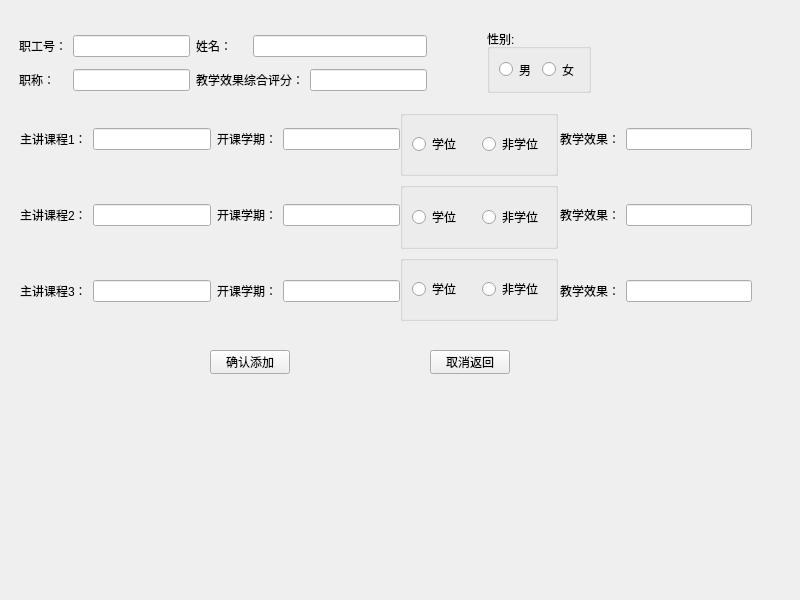
<?xml version="1.0" encoding="UTF-8"?>
<ui version="4.0">
 <class>one_insert</class>
 <widget class="QMainWindow" name="one_insert">
  <property name="geometry">
   <rect>
    <x>0</x>
    <y>0</y>
    <width>800</width>
    <height>600</height>
   </rect>
  </property>
  <property name="windowTitle">
   <string>MainWindow</string>
  </property>
  <widget class="QWidget" name="centralwidget">
   <widget class="QGroupBox" name="groupBox">
    <property name="geometry">
     <rect>
      <x>487</x>
      <y>29</y>
      <width>104</width>
      <height>64</height>
     </rect>
    </property>
    <property name="title">
     <string>性别:</string>
    </property>
    <layout class="QGridLayout" name="gridLayout">
     <item row="0" column="1">
      <widget class="QRadioButton" name="woman">
       <property name="text">
        <string>女</string>
       </property>
      </widget>
     </item>
     <item row="0" column="0">
      <widget class="QRadioButton" name="man">
       <property name="text">
        <string>男</string>
       </property>
      </widget>
     </item>
    </layout>
   </widget>
   <widget class="QWidget" name="widget" native="true">
    <property name="geometry">
     <rect>
      <x>20</x>
      <y>120</y>
      <width>380</width>
      <height>191</height>
     </rect>
    </property>
    <property name="sizePolicy">
     <sizepolicy hsizetype="Preferred" vsizetype="Preferred">
      <horstretch>0</horstretch>
      <verstretch>0</verstretch>
     </sizepolicy>
    </property>
    <layout class="QGridLayout" name="gridLayout_7">
     <item row="2" column="0">
      <widget class="QLabel" name="label_5">
       <property name="text">
        <string>主讲课程2：</string>
       </property>
      </widget>
     </item>
     <item row="4" column="2">
      <widget class="QLabel" name="label_10">
       <property name="text">
        <string>开课学期：</string>
       </property>
      </widget>
     </item>
     <item row="0" column="1">
      <widget class="QLineEdit" name="course1"/>
     </item>
     <item row="4" column="0">
      <widget class="QLabel" name="label_6">
       <property name="text">
        <string>主讲课程3：</string>
       </property>
      </widget>
     </item>
     <item row="2" column="3">
      <widget class="QLineEdit" name="term2"/>
     </item>
     <item row="4" column="1">
      <widget class="QLineEdit" name="course3"/>
     </item>
     <item row="4" column="3">
      <widget class="QLineEdit" name="term3"/>
     </item>
     <item row="2" column="1">
      <widget class="QLineEdit" name="course2"/>
     </item>
     <item row="2" column="2">
      <widget class="QLabel" name="label_9">
       <property name="text">
        <string>开课学期：</string>
       </property>
      </widget>
     </item>
     <item row="0" column="3">
      <widget class="QLineEdit" name="term1">
       <property name="frame">
        <bool>true</bool>
       </property>
      </widget>
     </item>
     <item row="1" column="1">
      <spacer name="verticalSpacer">
       <property name="orientation">
        <enum>Qt::Vertical</enum>
       </property>
       <property name="sizeType">
        <enum>QSizePolicy::Fixed</enum>
       </property>
       <property name="sizeHint" stdset="0">
        <size>
         <width>20</width>
         <height>40</height>
        </size>
       </property>
      </spacer>
     </item>
     <item row="3" column="1">
      <spacer name="verticalSpacer_2">
       <property name="orientation">
        <enum>Qt::Vertical</enum>
       </property>
       <property name="sizeType">
        <enum>QSizePolicy::Fixed</enum>
       </property>
       <property name="sizeHint" stdset="0">
        <size>
         <width>20</width>
         <height>40</height>
        </size>
       </property>
      </spacer>
     </item>
     <item row="0" column="2">
      <widget class="QLabel" name="label_8">
       <property name="text">
        <string>开课学期：</string>
       </property>
      </widget>
     </item>
     <item row="0" column="0">
      <widget class="QLabel" name="label_4">
       <property name="text">
        <string>主讲课程1：</string>
       </property>
      </widget>
     </item>
    </layout>
   </widget>
   <widget class="QWidget" name="widget_3" native="true">
    <property name="geometry">
     <rect>
      <x>560</x>
      <y>120</y>
      <width>192</width>
      <height>191</height>
     </rect>
    </property>
    <property name="minimumSize">
     <size>
      <width>0</width>
      <height>0</height>
     </size>
    </property>
    <layout class="QGridLayout" name="gridLayout_6">
     <item row="0" column="0">
      <widget class="QLabel" name="label_11">
       <property name="text">
        <string>教学效果：</string>
       </property>
      </widget>
     </item>
     <item row="0" column="1">
      <widget class="QLineEdit" name="score1">
       <property name="frame">
        <bool>true</bool>
       </property>
      </widget>
     </item>
     <item row="1" column="0">
      <spacer name="verticalSpacer_3">
       <property name="orientation">
        <enum>Qt::Vertical</enum>
       </property>
       <property name="sizeType">
        <enum>QSizePolicy::Fixed</enum>
       </property>
       <property name="sizeHint" stdset="0">
        <size>
         <width>20</width>
         <height>40</height>
        </size>
       </property>
      </spacer>
     </item>
     <item row="2" column="0">
      <widget class="QLabel" name="label_12">
       <property name="text">
        <string>教学效果：</string>
       </property>
      </widget>
     </item>
     <item row="2" column="1">
      <widget class="QLineEdit" name="score2">
       <property name="frame">
        <bool>true</bool>
       </property>
      </widget>
     </item>
     <item row="3" column="0">
      <spacer name="verticalSpacer_4">
       <property name="orientation">
        <enum>Qt::Vertical</enum>
       </property>
       <property name="sizeType">
        <enum>QSizePolicy::Fixed</enum>
       </property>
       <property name="sizeHint" stdset="0">
        <size>
         <width>20</width>
         <height>40</height>
        </size>
       </property>
      </spacer>
     </item>
     <item row="4" column="0">
      <widget class="QLabel" name="label_13">
       <property name="text">
        <string>教学效果：</string>
       </property>
      </widget>
     </item>
     <item row="4" column="1">
      <widget class="QLineEdit" name="score3">
       <property name="frame">
        <bool>true</bool>
       </property>
      </widget>
     </item>
    </layout>
   </widget>
   <widget class="QWidget" name="widget_4" native="true">
    <property name="geometry">
     <rect>
      <x>400</x>
      <y>110</y>
      <width>158</width>
      <height>211</height>
     </rect>
    </property>
    <layout class="QGridLayout" name="gridLayout_8">
     <item row="1" column="0">
      <widget class="QGroupBox" name="groupBox_3">
       <property name="title">
        <string/>
       </property>
       <layout class="QGridLayout" name="gridLayout_3">
        <item row="0" column="1">
         <widget class="QRadioButton" name="course2n">
          <property name="text">
           <string>非学位</string>
          </property>
         </widget>
        </item>
        <item row="0" column="0">
         <widget class="QRadioButton" name="course2y">
          <property name="text">
           <string>学位</string>
          </property>
         </widget>
        </item>
       </layout>
      </widget>
     </item>
     <item row="2" column="0">
      <widget class="QGroupBox" name="groupBox_4">
       <property name="title">
        <string/>
       </property>
       <layout class="QGridLayout" name="gridLayout_4">
        <item row="0" column="0">
         <widget class="QRadioButton" name="course3y">
          <property name="text">
           <string>学位</string>
          </property>
         </widget>
        </item>
        <item row="0" column="1">
         <widget class="QRadioButton" name="course3n">
          <property name="text">
           <string>非学位</string>
          </property>
         </widget>
        </item>
       </layout>
      </widget>
     </item>
     <item row="0" column="0">
      <widget class="QGroupBox" name="groupBox_2">
       <property name="title">
        <string/>
       </property>
       <layout class="QGridLayout" name="gridLayout_2">
        <item row="0" column="0">
         <widget class="QRadioButton" name="course1y">
          <property name="text">
           <string>学位</string>
          </property>
         </widget>
        </item>
        <item row="0" column="1">
         <widget class="QRadioButton" name="course1n">
          <property name="text">
           <string>非学位</string>
          </property>
         </widget>
        </item>
       </layout>
      </widget>
     </item>
    </layout>
   </widget>
   <widget class="QPushButton" name="back">
    <property name="geometry">
     <rect>
      <x>430</x>
      <y>350</y>
      <width>80</width>
      <height>24</height>
     </rect>
    </property>
    <property name="text">
     <string>取消返回</string>
    </property>
   </widget>
   <widget class="QWidget" name="widget_2" native="true">
    <property name="geometry">
     <rect>
      <x>19</x>
      <y>29</y>
      <width>408</width>
      <height>70</height>
     </rect>
    </property>
    <layout class="QGridLayout" name="gridLayout_5">
     <item row="0" column="3" colspan="2">
      <widget class="QLineEdit" name="name"/>
     </item>
     <item row="0" column="0">
      <widget class="QLabel" name="label">
       <property name="text">
        <string>职工号：</string>
       </property>
      </widget>
     </item>
     <item row="1" column="2" colspan="2">
      <widget class="QLabel" name="label_7">
       <property name="text">
        <string>教学效果综合评分：</string>
       </property>
      </widget>
     </item>
     <item row="1" column="0">
      <widget class="QLabel" name="label_2">
       <property name="text">
        <string>职称：</string>
       </property>
      </widget>
     </item>
     <item row="1" column="4">
      <widget class="QLineEdit" name="score"/>
     </item>
     <item row="0" column="1">
      <widget class="QLineEdit" name="id"/>
     </item>
     <item row="1" column="1">
      <widget class="QLineEdit" name="title"/>
     </item>
     <item row="0" column="2">
      <widget class="QLabel" name="label_3">
       <property name="text">
        <string>姓名：</string>
       </property>
      </widget>
     </item>
    </layout>
   </widget>
   <widget class="QPushButton" name="ok">
    <property name="geometry">
     <rect>
      <x>210</x>
      <y>350</y>
      <width>80</width>
      <height>24</height>
     </rect>
    </property>
    <property name="text">
     <string>确认添加</string>
    </property>
   </widget>
  </widget>
 </widget>
 <resources/>
 <connections/>
</ui>
